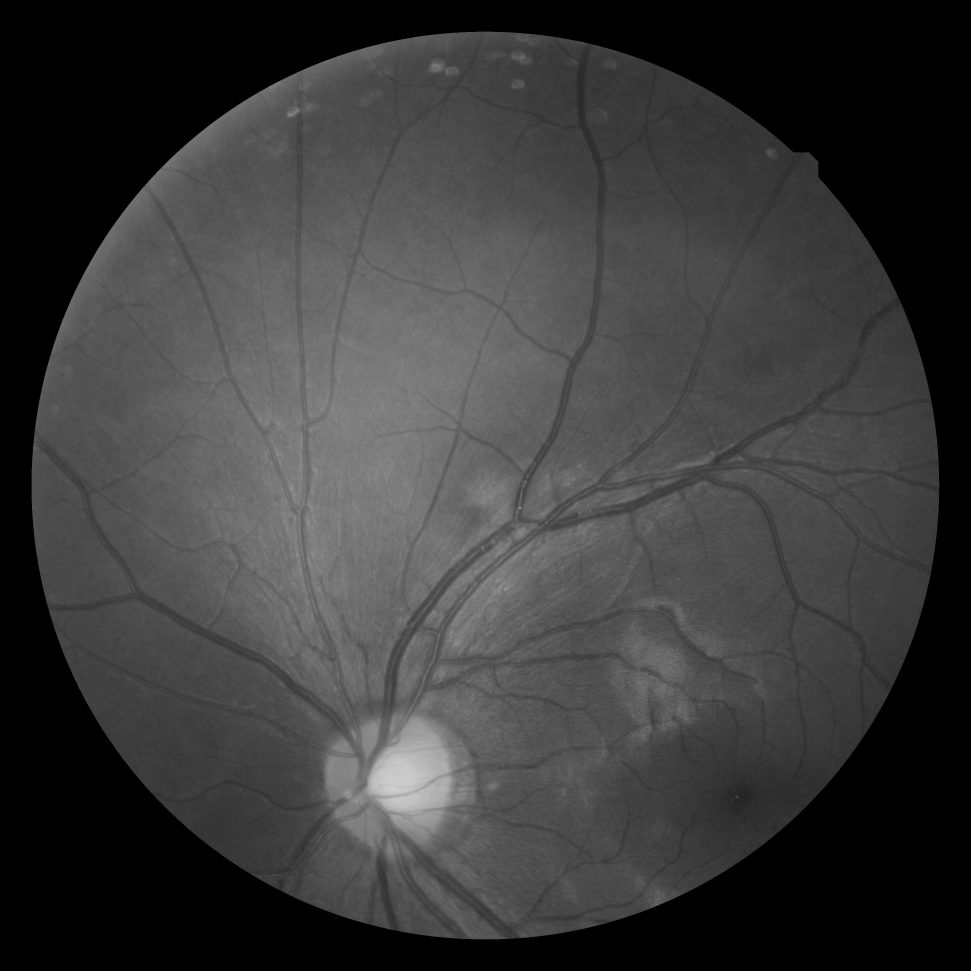
#> input picture Midterm_Course_Project/retina.jpg, 2912 x 2912 px (shown at 1/3 size)
$ python test.py
#> lines starting #> are read from the running program, lines starting #| are printed output that depends on the picture
import cv2 as cv
import numpy as np
import matplotlib.pyplot as plt

# [16 lines of commented-out code are left out]
retina = cv.imread("retina.jpg",0)
#> retina is the input picture: shape (2912, 2912); min 0, max 210, mean 58.1
retina_sub = cv.imread("retina_sub.jpg",0)
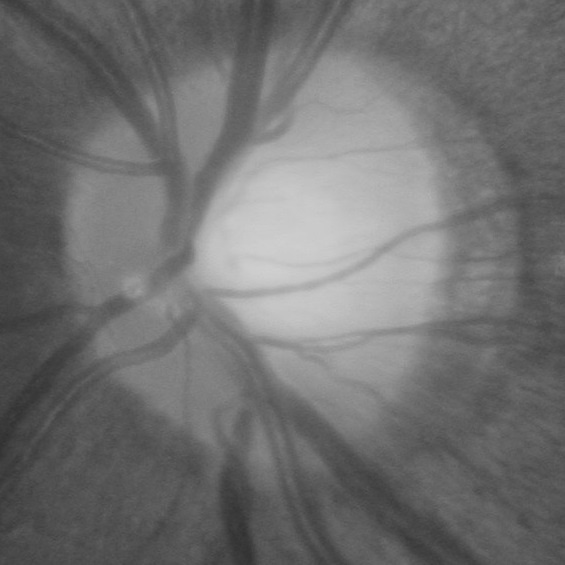
#> input picture Midterm_Course_Project/retina_sub.jpg, 565 x 565 px
#> retina_sub is the input picture: shape (565, 565); min 48, max 208, mean 112.8

# plt.imshow(retina)
# plt.show()
hist , bins = np.histogram(retina[2080:565+2080,880:565+880].ravel(), bins=64)
#> hist = 64 values, max 14718 at index 16, min 3 at index 63, mean 4987.9; bins = 65 values from 47 to 210
hist_sub , bins = np.histogram(retina_sub.ravel(), bins=64)
#> hist_sub = 64 values, max 17210 at index 16, min 15 at index 0, mean 4987.9; bins = 65 values from 48 to 208
hist2 , bins = np.histogram(retina[1850:565+1850,800:565+800].ravel(), bins=64)
#> hist2 = 64 values, max 19757 at index 20, min 3 at index 63, mean 4987.9; bins = 65 values from 50 to 210
# print(hist)
# print(hist_sub)
# print(hist-hist_sub)
plt.subplot(3,2,1)
plt.plot(hist)
plt.subplot(3,2,2)
plt.plot(hist_sub)
plt.subplot(3,2,3)
plt.hist(retina[2080:565+2080,880:565+880].ravel(),bins=64)
plt.subplot(3,2,4)
plt.hist(retina[1850:565+1850,800:565+800].ravel(),bins=64)
plt.subplot(3,2,5)
plt.plot(np.abs(hist_sub-hist) )
plt.subplot(3,2,6)
plt.plot( np.abs(hist_sub-hist2))
print(np.sum(np.abs(hist_sub-hist)))
#| 73176
print(np.sum(np.abs(hist_sub-hist2)))
#| 118644
plt.show()
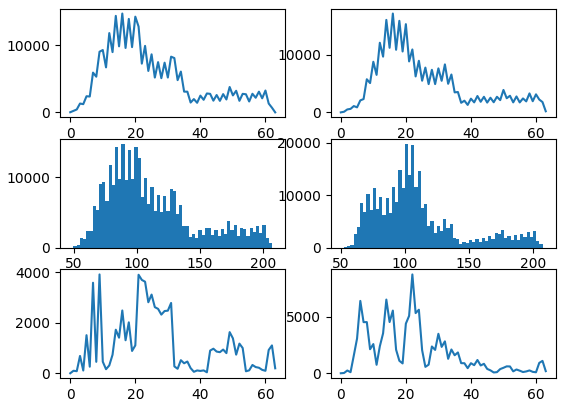
#> figure drawn by matplotlib, 6 panels; panel 1: curve peaks at x = 16, y = 14718; panel 2: curve peaks at x = 16, y = 17210; panel 3: tallest bar 14718 high, from x = 87.75 to 90.3; panel 4: tallest bar 19757 high, from x = 100 to 102.5
